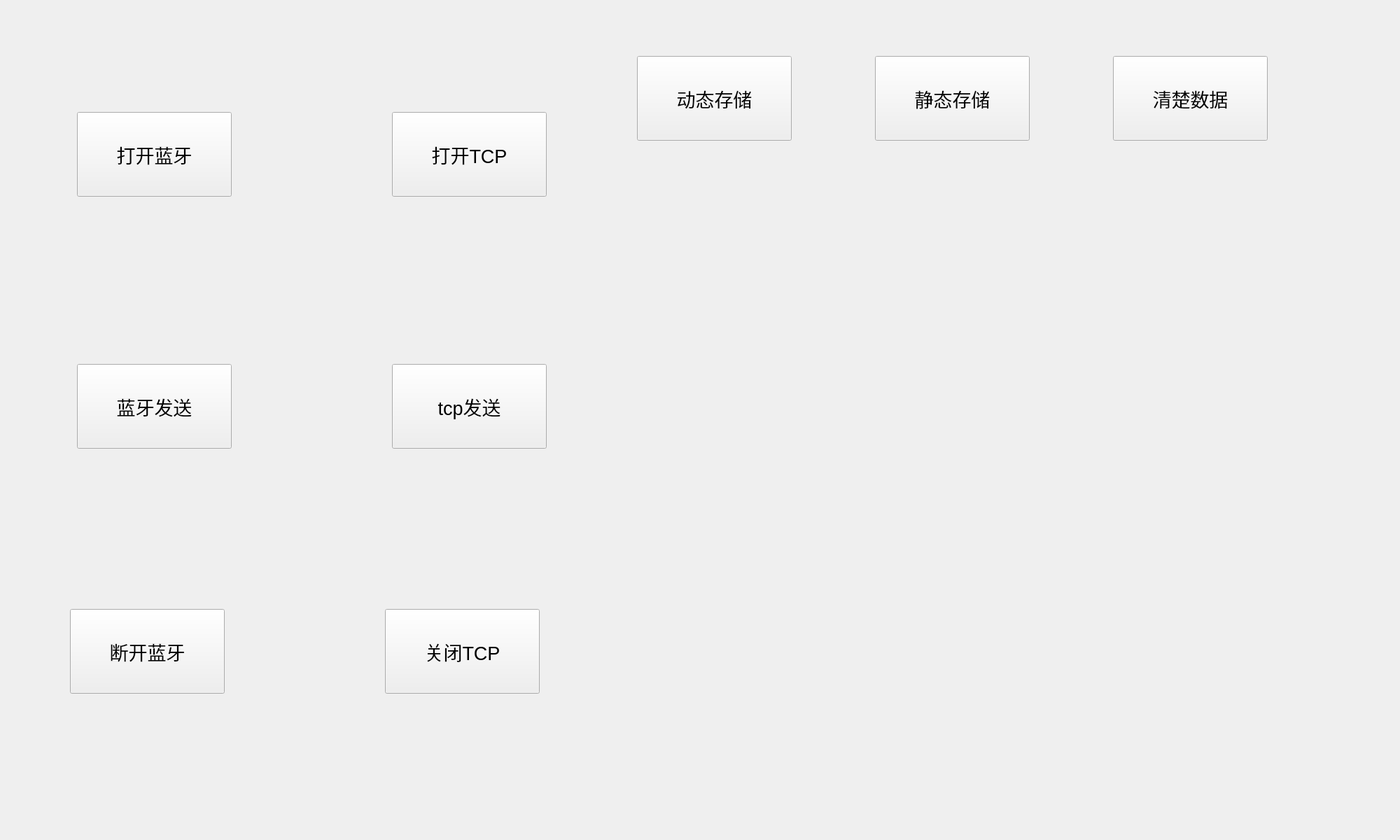
<?xml version="1.0" encoding="UTF-8"?>
<ui version="4.0">
 <class>MainWindow</class>
 <widget class="QMainWindow" name="MainWindow">
  <property name="geometry">
   <rect>
    <x>0</x>
    <y>0</y>
    <width>2000</width>
    <height>1200</height>
   </rect>
  </property>
  <property name="windowTitle">
   <string>MainWindow</string>
  </property>
  <widget class="QWidget" name="centralWidget">
   <widget class="QPushButton" name="pushButton_openBLE">
    <property name="geometry">
     <rect>
      <x>110</x>
      <y>160</y>
      <width>221</width>
      <height>121</height>
     </rect>
    </property>
    <property name="font">
     <font>
      <pointsize>20</pointsize>
     </font>
    </property>
    <property name="text">
     <string>打开蓝牙</string>
    </property>
   </widget>
   <widget class="QPushButton" name="pushButton_closeTCP">
    <property name="geometry">
     <rect>
      <x>550</x>
      <y>870</y>
      <width>221</width>
      <height>121</height>
     </rect>
    </property>
    <property name="font">
     <font>
      <pointsize>20</pointsize>
     </font>
    </property>
    <property name="text">
     <string>关闭TCP</string>
    </property>
   </widget>
   <widget class="QPushButton" name="pushButton_senddateTCP">
    <property name="geometry">
     <rect>
      <x>560</x>
      <y>520</y>
      <width>221</width>
      <height>121</height>
     </rect>
    </property>
    <property name="font">
     <font>
      <pointsize>20</pointsize>
     </font>
    </property>
    <property name="text">
     <string>tcp发送</string>
    </property>
   </widget>
   <widget class="QPushButton" name="pushButton_closeBLE">
    <property name="geometry">
     <rect>
      <x>100</x>
      <y>870</y>
      <width>221</width>
      <height>121</height>
     </rect>
    </property>
    <property name="font">
     <font>
      <pointsize>20</pointsize>
     </font>
    </property>
    <property name="text">
     <string>断开蓝牙</string>
    </property>
   </widget>
   <widget class="QPushButton" name="pushButton_static">
    <property name="geometry">
     <rect>
      <x>1250</x>
      <y>80</y>
      <width>221</width>
      <height>121</height>
     </rect>
    </property>
    <property name="font">
     <font>
      <pointsize>20</pointsize>
     </font>
    </property>
    <property name="text">
     <string>静态存储</string>
    </property>
   </widget>
   <widget class="QPushButton" name="pushButton_openTCP">
    <property name="geometry">
     <rect>
      <x>560</x>
      <y>160</y>
      <width>221</width>
      <height>121</height>
     </rect>
    </property>
    <property name="font">
     <font>
      <pointsize>20</pointsize>
     </font>
    </property>
    <property name="text">
     <string>打开TCP</string>
    </property>
   </widget>
   <widget class="QPushButton" name="pushButton_upDateBLE">
    <property name="geometry">
     <rect>
      <x>110</x>
      <y>520</y>
      <width>221</width>
      <height>121</height>
     </rect>
    </property>
    <property name="font">
     <font>
      <pointsize>20</pointsize>
     </font>
    </property>
    <property name="text">
     <string>蓝牙发送</string>
    </property>
   </widget>
   <widget class="QPushButton" name="pushButton_dynamic">
    <property name="geometry">
     <rect>
      <x>910</x>
      <y>80</y>
      <width>221</width>
      <height>121</height>
     </rect>
    </property>
    <property name="font">
     <font>
      <pointsize>20</pointsize>
     </font>
    </property>
    <property name="text">
     <string>动态存储</string>
    </property>
   </widget>
   <widget class="QCustomPlot" name="customPlot" native="true">
    <property name="geometry">
     <rect>
      <x>810</x>
      <y>280</y>
      <width>1081</width>
      <height>781</height>
     </rect>
    </property>
   </widget>
   <widget class="QPushButton" name="pushButton_clearall">
    <property name="geometry">
     <rect>
      <x>1590</x>
      <y>80</y>
      <width>221</width>
      <height>121</height>
     </rect>
    </property>
    <property name="font">
     <font>
      <pointsize>20</pointsize>
     </font>
    </property>
    <property name="text">
     <string>清楚数据</string>
    </property>
   </widget>
  </widget>
 </widget>
 <layoutdefault spacing="6" margin="11"/>
 <customwidgets>
  <customwidget>
   <class>QCustomPlot</class>
   <extends>QWidget</extends>
   <header>qcustomplot.h</header>
   <container>1</container>
  </customwidget>
 </customwidgets>
 <resources/>
 <connections/>
</ui>
